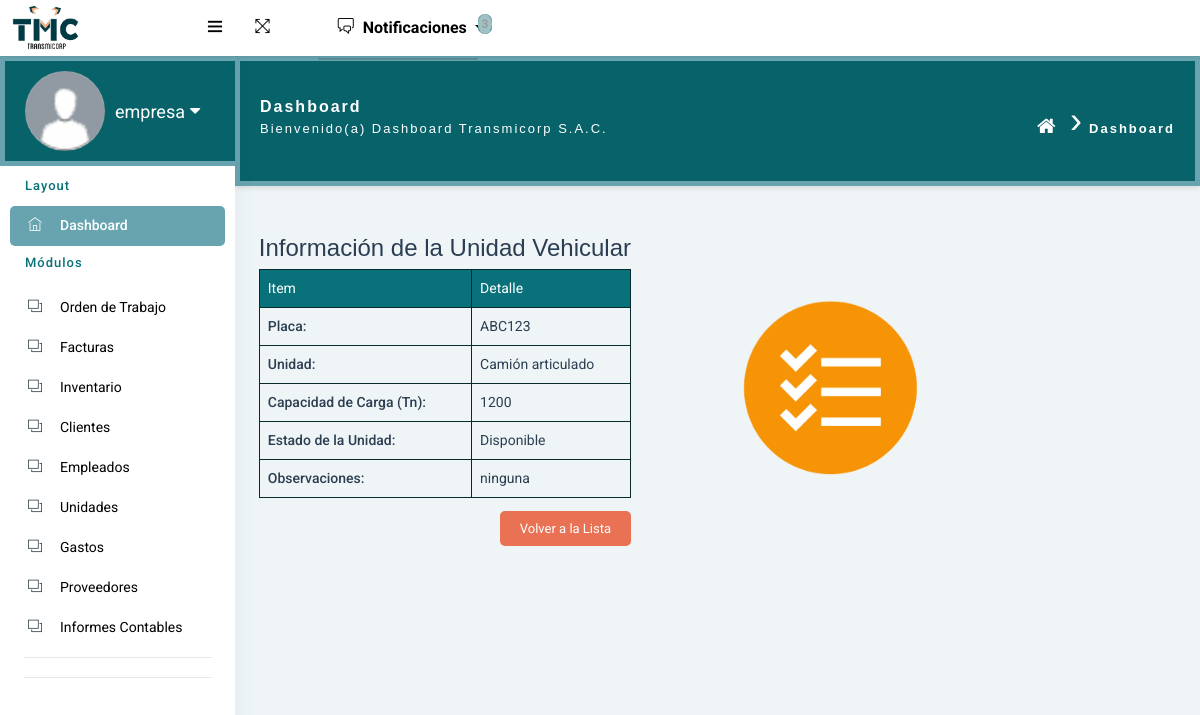
/unidades/ver/1/ (signed in), run on the app's committed database.
### unidades/models.py (models this page shows, shortened)
class unidades(models.Model):
    Placa_Vehiculo = models.CharField(max_length=100)
    Tipo_de_Vehiculo = models.CharField(max_length=100, choices=TIPO_UNIDAD)
    Capacidad_Carga = models.IntegerField()
    Estado_unidad = models.CharField(max_length=30, choices=ESTADO_UNIDAD)
    Observaciones = models.CharField(max_length=100)

### unidades/views.py (the view)
# urls.py: path('ver/<int:pk>/', views.ver_unidad, name='ver_unidad'),
@login_required
def ver_unidad(request, pk):
    unidad = get_object_or_404(unidades, pk=pk)
    return render(request, 'ver_unidad.html', {'unidad': unidad})

### templates/ver_unidad.html
{% extends "index.html" %}
{% load static %}
{% block content %}
    <div class="page-container">
        <div class="view-order">
            <h2 style="text-align: center; font-size: 24px; font-family: Helvetica, sans-serif;">Información de la Unidad Vehicular</h2>
            <div class="order-details">
                <table class="order-table">
                    <tr>
                        <td ><div >Item</div> </td>
                        <td> Detalle</td></tr>
                    <tr>
                        <td><strong>Placa:</strong></td>
                        <td>{{ unidad.Placa_Vehiculo }}</td>
                    </tr>
                    <tr>
                        <td><strong>Unidad:</strong></td>
                        <td>{{ unidad.Tipo_de_Vehiculo }}</td>
                    </tr>
                    <tr>
                        <td><strong>Capacidad de Carga (Tn):</strong></td>
                        <td>{{ unidad.Capacidad_Carga }}</td>
                    </tr>
                    <tr>
                        <td><strong>Estado de la Unidad:</strong></td>
                        <td>{{ unidad.Estado_unidad }}</td>
                    </tr>
                    <tr>
                        <td><strong>Observaciones:</strong></td>
                        <td>{{ unidad.Observaciones }}</td>
                    </tr>
                </table>
            </div>
        </div>
        <div class="image-container">
            <img src="{% static 'images/icon_details.png' %}" alt="Imagen" width="400" height="auto" >
        </div>
        <div class="button-container">
            <a class="back-button" href="{% url 'lista_unidades' %}">Volver a la Lista</a>
       </div>
    </div>
    <link rel="stylesheet" type="text/css" href="{% static 'css/green_ver.css' %}">
{% endblock %}

### templates/index.html (shortened to what this page needs)
{% load static %}
<!DOCTYPE html>
<html lang="en">
<head>
    <link rel="stylesheet" href="{% static 'pages/waves/css/waves.min.css' %}" type="text/css" media="all">
      <link rel="stylesheet" type="text/css" href="{% static 'css/bootstrap/css/bootstrap.min.css' %}">
      <link rel="stylesheet" href="{% static 'pages/waves/css/waves.min.css' %}" type="text/css" media="all">
      <link rel="stylesheet" type="text/css" href="{% static 'icon/themify-icons/themify-icons.css' %}">
      <link rel="stylesheet" type="text/css" href="{% static 'icon/font-awesome/css/font-awesome.min.css' %}">
      <link rel="stylesheet" type="text/css" href="{% static 'css/jquery.mCustomScrollbar.css' %}">
        <link rel="stylesheet" href="https://www.amcharts.com/lib/3/plugins/export/export.css" type="text/css" media="all" />
      <link rel="stylesheet" type="text/css" href="{% static 'css/style.css' %}">
      <link rel="stylesheet" type="text/css" href="{% static 'css/style_green.css' %}">
  </head>
  <body>
  <div id="pcoded" class="pcoded">
      <div class="pcoded-container navbar-wrapper border-dark text-dark">
          <nav class="navbar header-navbar pcoded-header  bg-custom border-dark text-dark">
              <div class="navbar-wrapper bg-custom border-dark text-dark">
                  <div class="navbar-logo bg-custom border-dark text-dark">
                      <a class="mobile-menu bg bg-custom waves-effect waves-light text-dark" id="mobile-collapse" href="#!">
                          <i class="ti-menu"></i>
                      </a>
                      <a href="index.html">
                          <img class="img-fluid" src="{% static 'images/logo_.png' %}" alt="Theme-Logo" width="70" height="auto" />
                      </a>
                  </div>
                  <div class="navbar-container container-fluid navbar-light bg bg-success ">
                    <ul class="nav-left bg-custom">
                        <li>
                            <a href="#!" onclick="javascript:toggleFullScreen()" class="waves-effect waves-light">
                                <i class="ti-fullscreen"></i>
                            </a>
                        </li>
                        <div class="nav-left bg-custom">
                            <i class="ti-credit-card"></i>
                        </div>
                        <div class="nav-left bg-custom">
                            <i class="ti-credit-card"></i>
                        </div>
                        {% if request.path != '/' %}
                        <li class="dropdown" id="nuevas-notificaciones-dropdown">
                            <a href="#" id="notificacion" class="dropdown-toggle" data-toggle="dropdown" role="button" aria-haspopup="true" aria-expanded="false">
                            <i class="ti-comments"></i> Notificaciones<span class="badge" style="color: black;">3</span>
                        </a>
                            <ul class="dropdown-menu dropdown-menu-right" id="nuevas-notificaciones-m"></ul>
                        </li>
                        {% endif %}
                    </ul>
                  </div>
              </div>
          </nav>
          <div class="pcoded-main-container">
              <div class="pcoded-wrapper " >
                  <nav class="pcoded-navbar bg-custom">
                      <div class="pcoded-inner-navbar main-menu">
                          <div class="">
                              <div class="main2-menu-header">
                                  <img class="img-80 img-radius bg-custom2" src="{% if user.profile.image %}{{ user.profile.image.url }}{% else %}{% static 'images/avatar-blank.jpg' %}{% endif %}" alt="User-Profile-Image">
                                  <div class="user-details">
                                      <span id="more-details">{{ user.username }}<i class="fa fa-caret-down"></i></span>
                                  </div>
                              </div>
                          </div>
                          <div class="pcoded-navigation-label text-green-custom" data-i18n="nav.category.navigation">Layout</div>
                          <ul class="pcoded-item pcoded-left-item">
                              <li class="active">
                                  <a href="index.html" class="waves-effect waves-dark bg-custom2-dash" >
                                      <span class="pcoded-micon"><i class="ti-home"></i><b>D</b></span>
                                      <span class="pcoded-mtext " data-i18n="nav.dash.main">Dashboard </span>
                                  </a>
                              </li>
                          <div class="pcoded-navigation-label text-green-custom h1" data-i58n="nav.category.forms">Módulos</div>
                          <ul class="pcoded-item pcoded-left-item">
                              <li>
                                  <a href="{% url 'lista_ordenes_trabajo' %}"class="waves-effect waves-dark">
                                      <span class="pcoded-micon"><i class="ti-layers"></i><b>FC</b></span>
                                      <span class="pcoded-mtext" data-i18n="nav.form-components.main">Orden de Trabajo</span>
                                  </a>
                              </li>
                              <li>
                                  <a href="{% url 'lista_facturas' %}"class="waves-effect waves-dark">
                                      <span class="pcoded-micon"><i class="ti-layers"></i><b>FC</b></span>
                                      <span class="pcoded-mtext" data-i18n="nav.form-components.main">Facturas</span>
                                  </a>
                              </li>
                              <li>
                                  <a href="{% url 'lista_inventario' %}">
                                      <span class="pcoded-micon"><i class="ti-layers"></i><b>FC</b></span>
                                      <span class="pcoded-mtext" data-i18n="nav.form-components.main">Inventario</span>
                                  </a>
                              </li>
                              <li>
                                  <a href="{% url 'lista_clientes' %}"class="waves-effect waves-dark">
                                      <span class="pcoded-micon"><i class="ti-layers"></i><b>FC</b></span>
                                      <span class="pcoded-mtext" data-i18n="nav.form-components.main">Clientes</span>
                                  </a>
                              </li>
                              <li>
                                  <a href="{% url 'lista_empleados' %}" class="waves-effect waves-dark">
                                      <span class="pcoded-micon"><i class="ti-layers"></i><b>FC</b></span>
                                      <span class="pcoded-mtext" data-i18n="nav.form-components.main">Empleados</span>
                                  </a>
                              </li>
                              <li>
                                <a href="{% url 'lista_unidades' %}" class="waves-effect waves-dark">
                                    <span class="pcoded-micon"><i class="ti-layers"></i><b>FC</b></span>
                                    <span class="pcoded-mtext" data-i18n="nav.form-components.main">Unidades</span>
                                </a>
                             </li>
                              <li>
                                  <a href="{% url 'lista_gasto' %}" class="waves-effect waves-dark">
                                      <span class="pcoded-micon"><i class="ti-layers"></i><b>FC</b></span>
                                      <span class="pcoded-mtext" data-i18n="nav.form-components.main">Gastos</span>
                                  </a>
                              </li>
                              <li>
                                  <a href="{% url 'lista_proveedores' %}" class="waves-effect waves-dark">
                                      <span class="pcoded-micon"><i class="ti-layers"></i><b>FC</b></span>
                                      <span class="pcoded-mtext" data-i18n="nav.form-components.main">Proveedores</span>
                                  </a>
                              </li>
                              <li>
                                <a href="{% url 'ver_informes_contables' %}" class="waves-effect waves-dark">
                                    <span class="pcoded-micon"><i class="ti-layers"></i><b>FC</b></span>
                                    <span class="pcoded-mtext" data-i18n="nav.form-components.main">Informes Contables</span>
                                </a>
                            </li>
                          </ul>
                  </nav>
                  <div class="pcoded-content ">
                      <div class="page2-header">
                          <div class="page-block">
                              <div class="row align-items-center ">
                                  <div class="col-md-8">
                                      <div class="page-header-title ">
                                          <h5 class="m-b-0">Dashboard</h5>
                                          <p class="m-b-0">Bienvenido(a) Dashboard Transmicorp S.A.C.</p>
                                      </div>
                                  </div>
                                  <div class="col-md-4">
                                      <ul class="breadcrumb-title ">
                                          <li class="breadcrumb2-item">
                                              <a href="index.html"> <i class="fa fa-home"></i> </a>
                                          </li>
                                          <li class="breadcrumb2-item"><a href="#!">Dashboard</a>
                                          </li>
                                      </ul>
                                  </div>
                              </div>
                          </div>
                      </div>
                        <div class="pcoded-inner-content">
                            <div class="main-body">
                                <div class="page-wrapper">
                                    <div class="page-body">
                                        <div class="row" id="aaa">
                                            {% block content %}{% endblock %}
                                        </div>
                                    </div>
                                </div>
                            </div>
                        </div>
                    </div>
                </div>
            </div>
        </div>
    </div>
</body>
</html>

### frontend/build/static/css/style_green.css (style rules this page uses)
.pcoded-mtext[data-i18n="nav.form-components.main"] { color: black !important; }
.bg-custom { background:white !important; }
.bg-custom a { color: black !important; }
.bg-custom2-dash { background: #67a4af !important; }
.bg-custom2 { background: #076269 !important; background-image: none !important; background-size: auto !important; background-repeat: repeat !important; background-attachment: scroll !important; background-position: 0 0 !important; box-shadow: none !important; border: none !important; filter: none !important; transition: none !important; }
.text-green-custom { color: #097179 !important; }
.page2-header { font-family: Arial, Helvetica, sans-serif; background-color: #076269; color: #fff; padding: 20px; margin-bottom: 10px; font-size: 36px; border-bottom: none; box-shadow: 0 2px 5px rgba(0, 0, 0, 0.1); height: 60%; line-height: 2.22; text-decoration: none; letter-spacing: 2px; text-shadow: none; border: 5px solid #67a4af; }
.page2-header .breadcrumb-title { text-align: right; }
.page2-header .page-header-title h5 { font-size: 16px; font-weight: bold; }
.page2-header .page-header-title p { font-size: 12x; }
.page2-header .breadcrumb-title .breadcrumb2-item:first-child a { font-size: 20px; }
.breadcrumb-title { display: flex; justify-content: flex-end; list-style: none; padding: 0; }
.breadcrumb2-item { margin: 0; content: "›"; color: #fff; }
.breadcrumb2-item a { color: #fff; }
.breadcrumb2-item:last-child { font-weight: bold; }
.breadcrumb2-item:not(:last-child)::after { content: "›"; margin: 0 5px; color: #fff; ; }
.breadcrumb2-item:last-child::after { content: none; }
.main2-menu-header { background-color: #076269; color: #fff; padding: 10px 20px; font-size: 18px; display: flex; align-items: center; border: 5px solid #67a4af; border-right: none; }
.main2-menu-header img { width: 80px; height: 80px; border-radius: 50%; margin-right: 10px; }
.main2-menu-header .user-details { display: center; align-items: center; }
.main2-menu-header #more-details { cursor: pointer; display: flex; align-items: center; justify-content: center; }
.main2-menu-header #more-details i { margin-left: 5px; }
.dropdown a { text-decoration: none; color: #333; font-weight: bold; }
.dropdown a i { margin-right: 5px; }
.dropdown .badge { background-color: #076269; color: #fff; padding: 1px 2px; border-radius: 10%; }

### frontend/build/static/css/green_ver.css (style rules this page uses)
.order-table { width: 100%; border-collapse: collapse; text-align: center; }
.order-table tr:first-child { background-color: #097179 !important; color: #ffffff !important; }
.order-table td { border: 1px solid #072a2c; padding: 8px; text-align: left; }
.view-order { text-align: center; }
.button-container { text-align: right; margin-top: 20px; }
.back-button { background-color: #e97154 !important; color: #fff; padding: 10px 20px; text-decoration: none; border-radius: 5px; }
.image-container { position: fixed; width: 100px !important; max-width: 200px !important; height: auto !important; top: 50%; right: 40%; transform: translateY(-50%); }

### data on the page
unidades: Placa_Vehiculo "ABC123", Tipo_de_Vehiculo "Camión articulado", Capacidad_Carga "1200", Estado_unidad "Disponible", Observaciones "ninguna"

### other printed values
{{ user.username }} "empresa"
